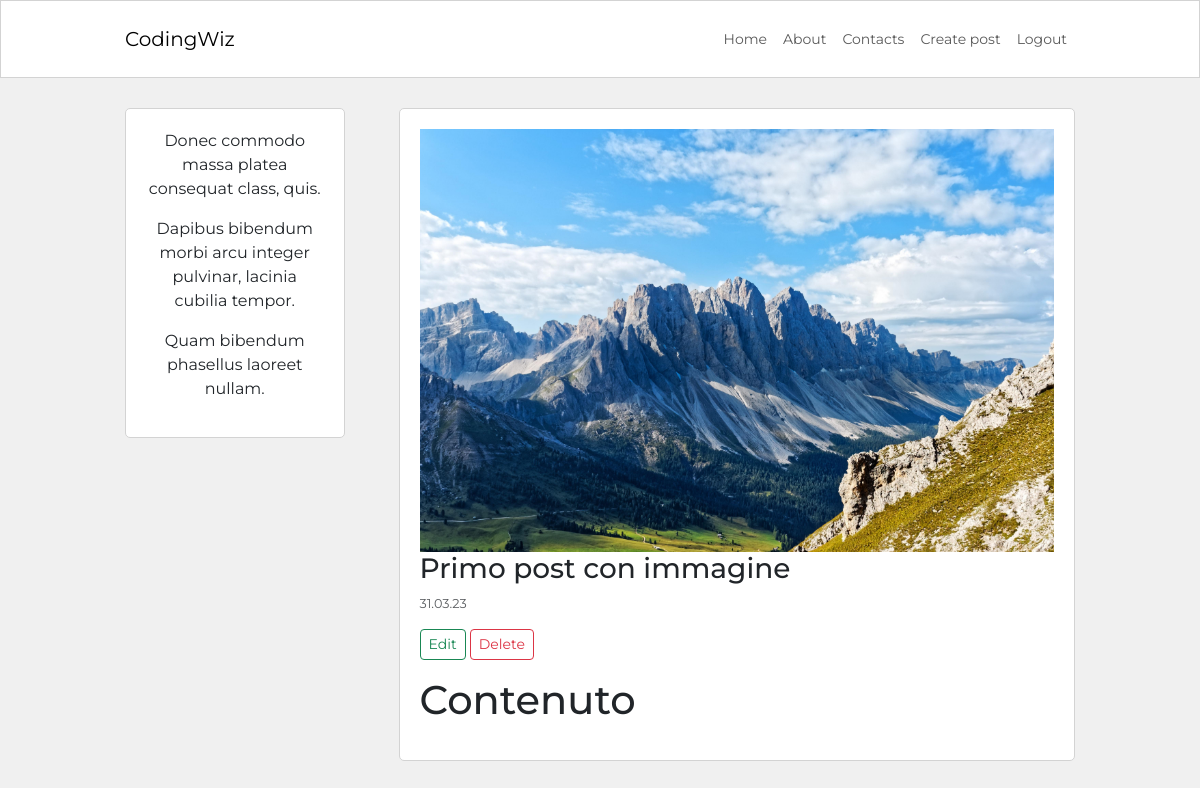
The app's page /post/primo-post-con-immagine-y94pvr (signed in) with its own data.
### blog/models.py (models this page shows, shortened)
class Post(db.Model):
    id = db.Column(db.Integer, primary_key=True)
    user_id = db.Column(db.Integer, db.ForeignKey('user.id'), nullable=False)
    created_at = db.Column(db.DateTime, default=datetime.now)
    title = db.Column(db.String(120), nullable=False)
    description = db.Column(db.String(240))
    body = db.Column(db.Text(), nullable=False)
    slug = db.Column(db.String(250))
    image = db.Column(db.String(120))

### blog/routes.py (the view)
@app.route('/post/<string:post_slug>')
def post_detail(post_slug):
    post_instance = Post.query.filter_by(slug=post_slug).first_or_404()
    return render_template('post_detail.html', post=post_instance)

### blog/models.py (called while the page is built)
@login_manager.user_loader
def load_user(id):
    return User.query.get(int(id))

### blog/templates/post_detail.html (shortened to what this page needs)
{% extends 'base.html' %}
{% block content %}
    <div class="container content-container">
        <div class="row no-gutters">
            <div class="col-md-9 order-md-2">
                <div class="post-page-block">
                    {% if post.image %}
                    <div>
                        <img class="img-fluid" src="{{ url_for('static', filename='img/posts/' + post.image) }}" alt="">
                    </div>
                    {% endif %}
                    <h3>{{ post.title }}</h3>
                    <p class="p-small-created-date text-muted">{{ post.created_at.strftime('%d.%m.%y') }}</p>
                    {% if current_user.is_authenticated and current_user == post.author %}
                    <a class="btn btn-sm btn-outline-success" href="{{ url_for('post_update', post_slug=post.slug)}}">Edit</a>
                    <button type="button" class="btn btn-sm btn-outline-danger" data-bs-toggle="modal" data-bs-target="#deletePostModal">
                        Delete
                    </button>
                    {% endif %}
                    <p >{{ post.body|markdown }}</p>
                </div>
            </div>
            <div class="col-md-3 order-md-1">
                {% include 'about_me_snippet.html' %}
            </div>
        </div>
    </div>
{% endblock content %}

### blog/static/blog.css (style rules this page uses)
html, body { font-family: 'Montserrat', sans-serif; background-color: #f0f0f0; }
.content-container { max-width: 950px; margin-top: 30px; margin-bottom: 30px; padding: 0px; }
.post-page-block { background-color: white; border: 1px solid #d3d3d3; border-radius: 5px; padding: 20px; margin-bottom: 30px; }
.p-small-created-date { font-size: 0.800rem; }
@media (min-width:768px) { .post-page-block { margin-left: 30px; } }

### records on screen
Post: image (picture), title "Primo post con immagine", created_at "31.03.23", body "Contenuto"

### other values on screen
{{ lipsum(n=3, min=5, max=10) }} "Donec commodo massa platea consequat class, quis. Dapibus bibendum morbi arcu integer pulvinar, lacinia cubilia tempor. Quam bibendum phasellus laoreet nullam."
